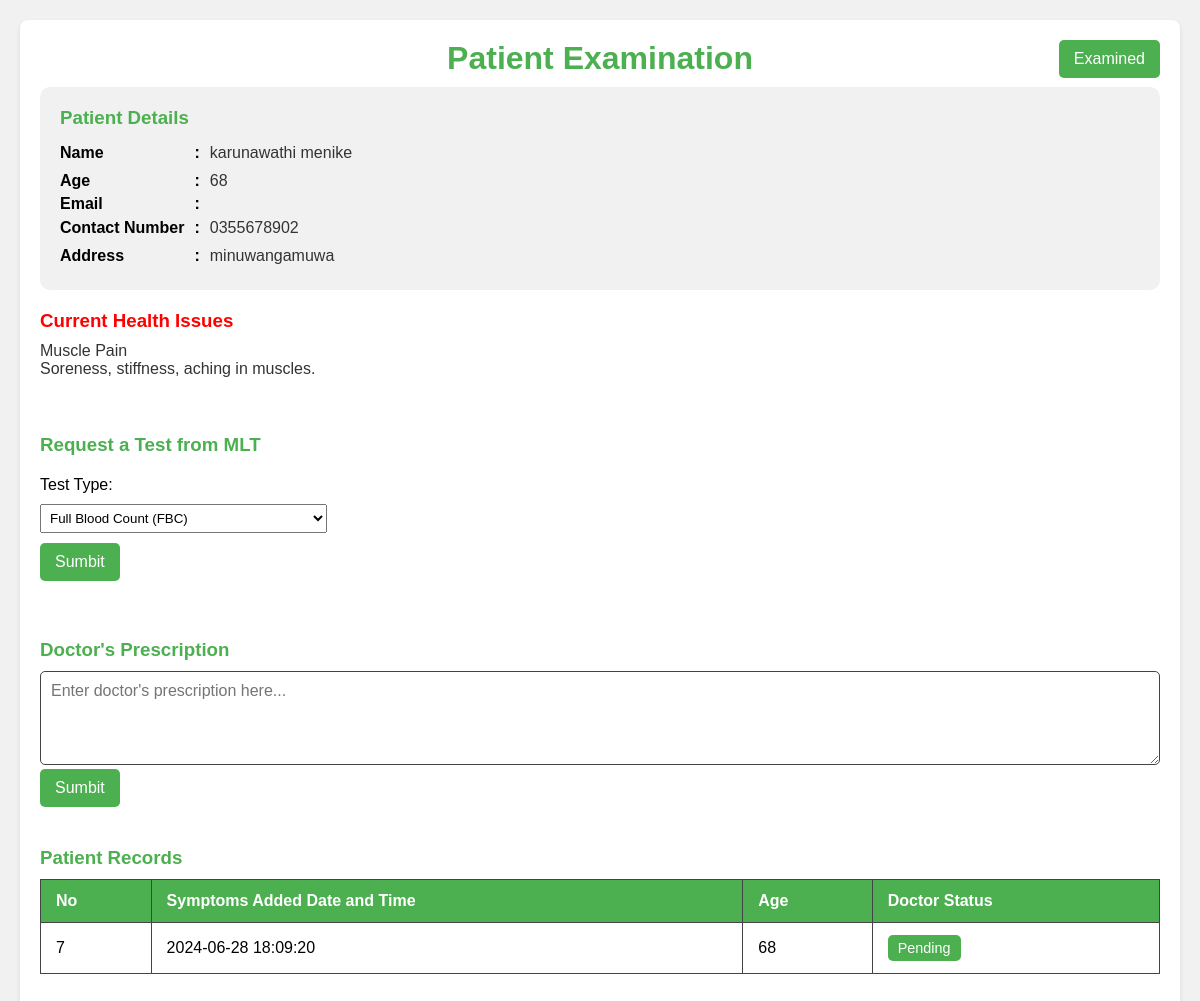
The app's page /doctor/examine.php?pid=7, older data.
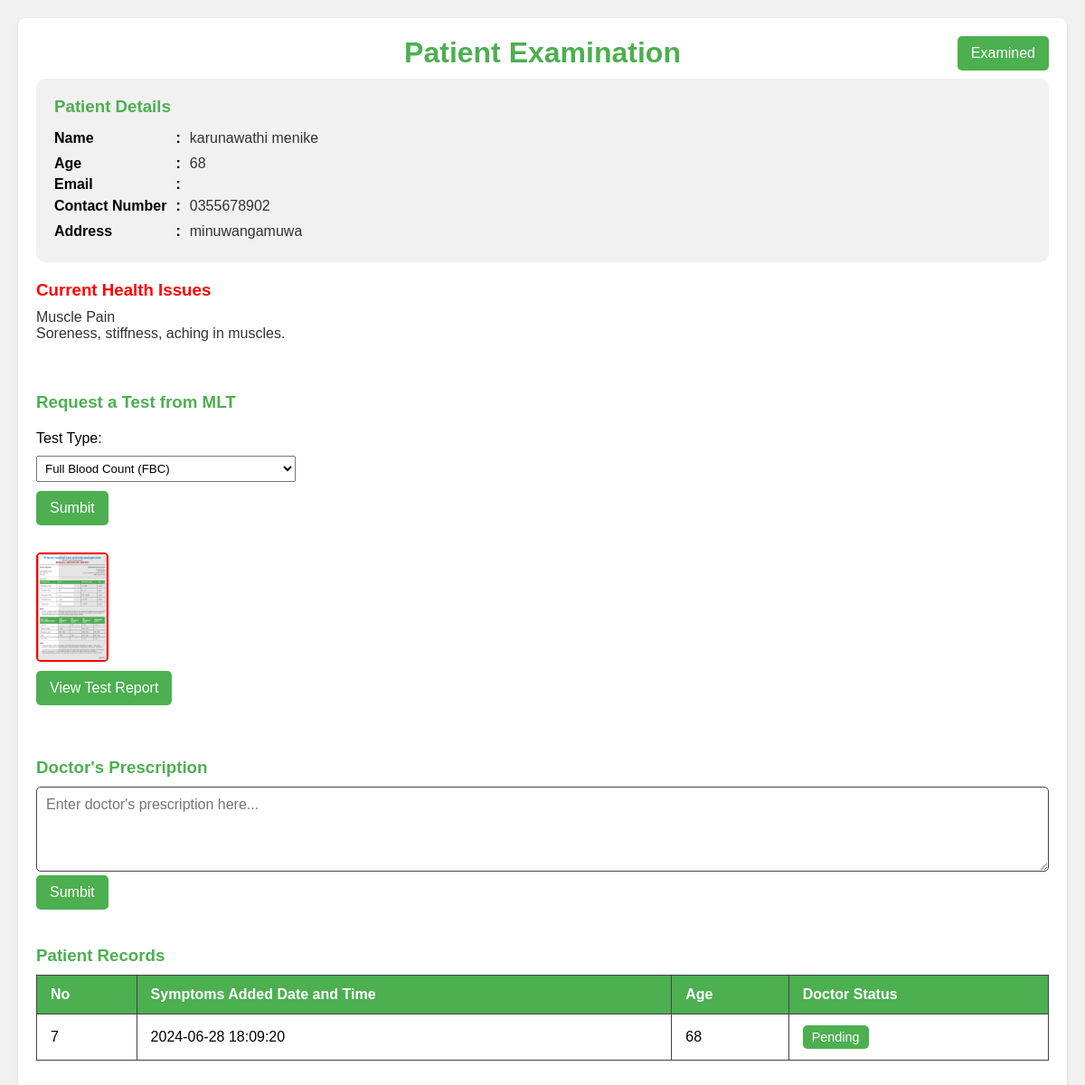
The same page, newer data.
### tables this page shows
CREATE TABLE IF NOT EXISTS `patients_details` (
  `id` int NOT NULL AUTO_INCREMENT,
  `patients_id` int DEFAULT NULL,
  `age` int DEFAULT NULL,
  `reception_id` varchar(50) DEFAULT NULL,
  `symptoms` text,
  `medical_report` text,
  `Prescriptions` text,
  `Prescriptions_date` datetime DEFAULT NULL,
  `doctor_id` varchar(50) DEFAULT NULL,
  `symptoms_date` datetime DEFAULT NULL,
  `medicine_status` varchar(50) DEFAULT 'pending',
  PRIMARY KEY (`id`),
  KEY `FK_patients_details_register_patients` (`patients_id`),
  KEY `FK_patients_details_register_reception` (`reception_id`),
  KEY `FK_patients_details_registered_doctor` (`doctor_id`),
  CONSTRAINT `FK_patients_details_register_patients` FOREIGN KEY (`patients_id`) REFERENCES `registered_patients` (`p_id`),
  CONSTRAINT `FK_patients_details_register_reception` FOREIGN KEY (`reception_id`) REFERENCES `registered_reception` (`id_num`),
  CONSTRAINT `FK_patients_details_registered_doctor` FOREIGN KEY (`doctor_id`) REFERENCES `registered_doctor` (`id_num`)
);

CREATE TABLE IF NOT EXISTS `registered_patients` (
  `p_id` int NOT NULL AUTO_INCREMENT,
  `name` varchar(50) DEFAULT NULL,
  `mobile` varchar(12) DEFAULT NULL,
  `email` varchar(50) DEFAULT NULL,
  `id_num` varchar(20) DEFAULT NULL,
  `address` text,
  `age` int DEFAULT NULL,
  `register_date` datetime DEFAULT NULL,
  `reception_id` varchar(50) DEFAULT NULL,
  PRIMARY KEY (`p_id`),
  KEY `FK_register_patients_register_reception` (`reception_id`),
  CONSTRAINT `FK_register_patients_register_reception` FOREIGN KEY (`reception_id`) REFERENCES `registered_reception` (`id_num`)
);

CREATE TABLE IF NOT EXISTS `bloodtest` (
  `id` int NOT NULL AUTO_INCREMENT,
  `patientDetails_id` int DEFAULT NULL,
  `reportName` varchar(150) DEFAULT NULL,
  `test_type` varchar(50) DEFAULT NULL,
  `issued_Date` datetime DEFAULT NULL,
  `mlt_id` varchar(50) DEFAULT NULL,
  PRIMARY KEY (`id`),
  KEY `FK_bloodtest_patients_details` (`patientDetails_id`),
  CONSTRAINT `FK_bloodtest_patients_details` FOREIGN KEY (`patientDetails_id`) REFERENCES `patients_details` (`id`)
);

### connection.php (called while the page is built, shortened)
<?php
class Database
{
    public static $connection;
    public static function SetUpConnection()
    {
        if (!isset(Database::$connection)) {
            Database::$connection = new mysqli(DB_HOST, DB_USER, DB_PASS, DB_NAME, DB_PORT);
        }
    }
    public static function search($q)
    {
        return Database::$connection->query($q);
    }
}

### doctor/examine.php (the view, shortened to what this page needs)
<!DOCTYPE html>
<html lang="en">
<head>
    <link rel="stylesheet" href="../assets/css/common.css">
</head>
<body>
    <?php
    require_once "../connection.php";
    $pid = $_GET["pid"];
    $patiientResultSet = Database::search("SELECT `registered_patients`.`p_id` AS `p_id`,`patients_details`.`medical_report` AS `mediReport`,`patients_details`.`id` AS `pdi`,`patients_details`.`age` AS `age`, `registered_patients`.`name` AS `name`, `registered_patients`.`email` AS `email`,
     `registered_patients`.`mobile` AS `mobile`, `registered_patients`.`address` AS `address`, `patients_details`.`symptoms` AS `symptoms`, `patients_details`.`Prescriptions` AS `prescriptions`
      FROM `registered_patients` INNER JOIN `patients_details` ON `registered_patients`.`p_id` =`patients_details`.`patients_id`  WHERE `patients_details`.`id` = '" . $pid . "'");
    $numRows = $patiientResultSet->num_rows;
    if ($numRows == 1) {
        $pDetaila = $patiientResultSet->fetch_assoc();
    ?>
        <div class="container">
            <div class="container-header">
                <h1>Patient Examination</h1>
                <button onclick="examined(<?php echo $pDetaila['pdi'] ?>)" id="examined-btn" class="examined-btn">Examined</button>
            </div>
            <div class="patient-details">
                <h3>Patient Details</h3>
                <div class="detail-grid">
                    <strong>Name</strong>
                    <strong>:</strong>
                    <p><?php echo $pDetaila["name"] ?></p>
                    <strong>Age</strong>
                    <strong>:</strong>
                    <p><?php echo $pDetaila["age"] ?></p>
                    <strong>Email</strong>
                    <strong>:</strong>
                    <strong>Contact Number</strong>
                    <strong>:</strong>
                    <p><?php echo $pDetaila["mobile"] ?></p>
                    <strong>Address</strong>
                    <strong>:</strong>
                    <p><?php echo $pDetaila["address"] ?></p>
                </div>
            </div>
            <div class="health-issues">
                <h3 style="color: red;">Current Health Issues</h3>
                <p style="white-space:pre-wrap;"><?php echo $pDetaila["symptoms"] ?></p>
            </div>
            <br />
            <br />
            <?php
            if ($pDetaila['prescriptions'] == '') {
            ?>
            <div class="req-test">
                <h3>Request a Test from MLT</h3>
                <label for="test">Test Type:</label>
                <select name="test" id="test">
                    <option value="fbc">Full Blood Count (FBC)</option>
                </select>
                <button onclick="mltBloodRequest(<?php echo $pid ?>);" class="submit-records">Sumbit</button>
                <?php
                $mltBloodResultSet = Database::search("SELECT * FROM `bloodtest` WHERE `patientDetails_id` = '" . $pid . "'  ORDER BY `id` DESC LIMIT 1");
                $mltBloodRow = $mltBloodResultSet->num_rows;
                if ($mltBloodRow == 1) {
                    $mltBloodData = $mltBloodResultSet->fetch_assoc();
                    if ($mltBloodData['reportName'] != '' || $mltBloodData['reportName'] != null) {
                ?>
                        <img id="myImg" src="../MLT/images/<?php echo $mltBloodData['reportName'] ?>" alt="Medical Report" style="width:50%;max-width:80px;border: 2px solid red;">
                        <button onclick="openReportImage()" class="submit-records">View Test Report</button>
                <?php
                    }
                }
                ?>
            </div>
            <br />
            <?php
            }
            if ($pDetaila['prescriptions'] == '') {
            ?>
                <div class="doctor-prescription">
                    <h3>Doctor's Prescription</h3>
                    <textarea style="white-space: pre-line;" id="prescription" rows="4" placeholder="Enter doctor's prescription here..."></textarea>
                    <?php
                    if ($pDetaila['mediReport'] == 'no') {
                    ?>
                        <button onclick="submitPrescription('<?php echo $pDetaila['pdi'] ?>','no')" class="submit-records">Sumbit</button>
                    <?php
                    }
                    ?>
                </div>
            <?php
            }
            ?>
            <div class="symptoms-table-container">
                <h3>Patient Records</h3>
                <table id="symptomsTable">
                    <thead>
                        <tr>
                            <th>No</th>
                            <th>Symptoms Added Date and Time</th>
                            <th>Age</th>
                            <th>Doctor Status</th>
                        </tr>
                    </thead>
                    <tbody>
                        <?php
                        $patientDetailsResultSet = Database::search("SELECT * FROM `patients_details` WHERE `patients_id` = '" . $pDetaila['p_id'] . "' ORDER BY `id` DESC");
                        $patientDetailsCount = $patientDetailsResultSet->num_rows;
                        if ($patientDetailsCount > 0) {
                            while ($patientDetailsResult = $patientDetailsResultSet->fetch_assoc()) {
                                $recordId = $patientDetailsResult["id"];
                        ?>
                                <tr onclick="showPopup('details-popup-<?php echo $recordId; ?>')">
                                    <td><?php echo $recordId; ?></td>
                                    <td><?php echo $patientDetailsResult["symptoms_date"]; ?></td>
                                    <td><?php echo $patientDetailsResult["age"]; ?></td>
                                    <?php if (empty($patientDetailsResult["Prescriptions"])) { ?>
                                        <td><button class="status-btn pending">Pending</button></td>
                                    <?php } else { ?>
                                        <td><button class="status-btn checked">Checked</button></td>
                                    <?php } ?>
                                </tr>
                        <?php
                            }
                        }
                        ?>
                    </tbody>
                </table>
            </div>
        </div>
    <?php
    }
    ?>
</body>
</html>

### assets/css/common.css (style rules this page uses)
:root { --base-color: #4CAF50; --second-base-color: #388E3C; --dark-gray: #333333; --medium-gray: #444444; --error-color: #FF4136; }
* { margin: 0%; padding: 0%; box-sizing: border-box; font-family: Arial, sans-serif; }

### doctor/examine.php (style rules this page uses)
body { font-family: Arial, sans-serif; background-color: #f1f1f1; margin: 0; padding: 20px; }
.container { max-width: 1200px; margin: 0 auto; background-color: #fff; padding: 20px; border-radius: 8px; box-shadow: 0 2px 4px rgba(0, 0, 0, 0.1); }
.container-header { width: 100%; display: flex; align-items: center; position: relative; margin-bottom: 10px; }
.container-header h1 { margin: 0% auto; }
.examined-btn { position: absolute; right: 0%; padding: 10px 15px; background-color: var(--base-color); border: none; border-radius: 5px; color: #FFFFFF; font-size: 1em; cursor: pointer; transition: background-color 0.3s; }
h1 { color: var(--base-color); text-align: center; margin-bottom: 20px; }
.patient-details { background-color: rgb(241, 241, 241); padding: 20px; border-radius: 10px; }
.patient-details, .health-issues, .doctor-prescription, .medical-report, .symptoms-table-container { margin-bottom: 20px; }
h3 { color: var(--base-color); margin-bottom: 10px; }
.patient-details p, .health-issues p { margin: 5px 0; color: var(--dark-gray); }
textarea { width: 100%; white-space: pre-line; max-width: 100%; min-width: 100%; padding: 10px; border: 1px solid var(--medium-gray); border-radius: 5px; font-size: 1em; color: var(--dark-gray); background-color: #FFFFFF; transition: border-color 0.3s; }
.submit-records { margin-bottom: 20px; padding: 10px 15px; background-color: var(--base-color); border: none; border-radius: 5px; color: #FFFFFF; font-size: 1em; cursor: pointer; transition: background-color 0.3s; }
table { width: 100%; border-collapse: collapse; }
th, td { padding: 12px 15px; border: 1px solid var(--medium-gray); text-align: left; }
thead th { background-color: var(--base-color); color: #FFFFFF; }
tbody tr { cursor: pointer; }
.status-btn { padding: 5px 10px; border: none; border-radius: 5px; font-size: 0.9em; cursor: pointer; }
.status-btn.pending { background-color: var(--base-color); color: white; }
.req-test { display: flex; flex-direction: column; max-width: max-content; gap: 10px; margin-bottom: 20px; }
.req-test select { padding: 5px; }
.req-test .submit-records { width: max-content; }
.detail-grid { display: grid; grid-template-columns: max-content min-content max-content; align-items: first baseline; column-gap: 10px; }
#myImg { border-radius: 5px; cursor: pointer; transition: 0.3s; }

Row changes from the older to the newer data that the page shows:
added bloodtest: reportName (picture)
Text that changed along with them:
text now shown: "View Test Report"
